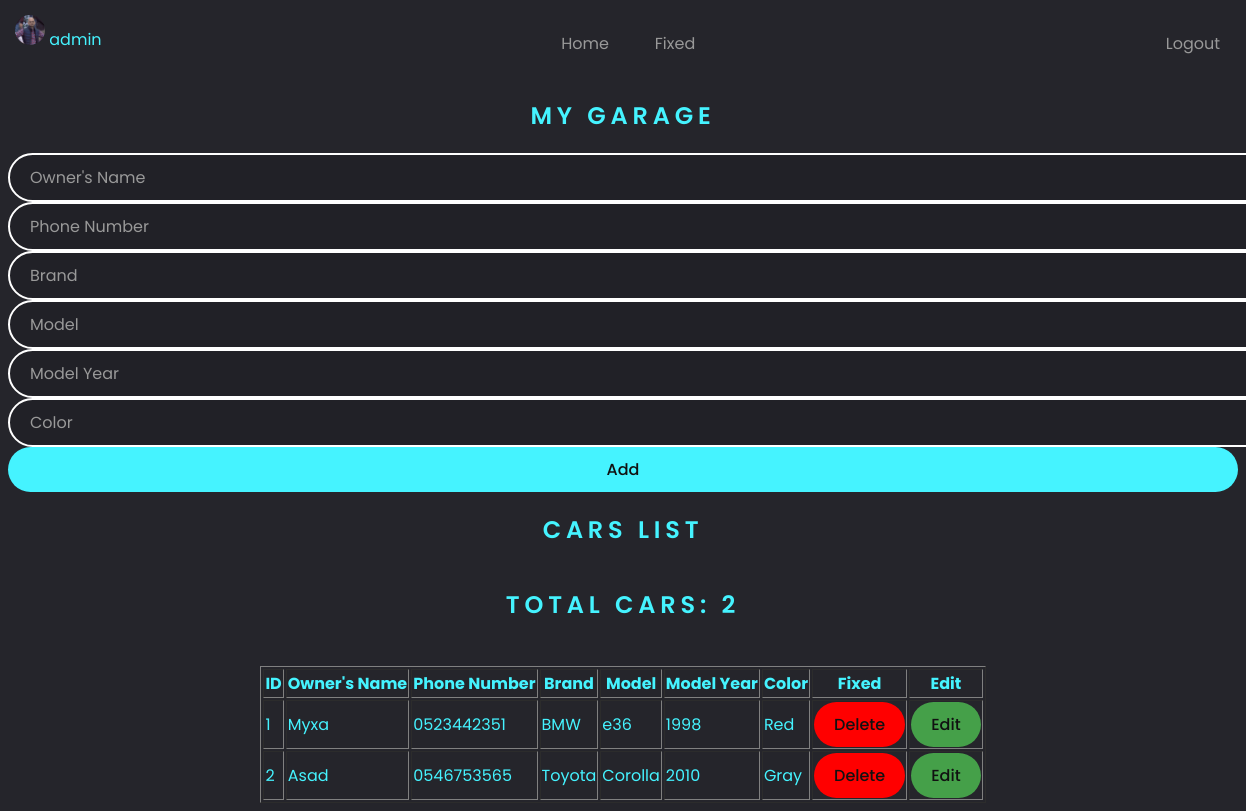
Screenshot of / (signed in) with the database file from the repository.
### tables this page shows
CREATE TABLE Users (id INTEGER PRIMARY KEY AUTOINCREMENT, username TEXT UNIQUE, email TEXT UNIQUE, password TEXT, profile_photo TEXT);

CREATE TABLE Cars (OwnerName, OwnerNumber TEXT, Brand, Model, ModelYear, Color);

### app.py (the view)
@app.route('/')
def home():
    if 'user_id' not in session:
        return redirect(url_for('login'))  # Redirect to the login page if not logged in
    cur.execute("SELECT username, profile_photo FROM Users WHERE id=?", (session['user_id'],))
    user_data = cur.fetchone()
    if user_data:
        user_name, user_profile_photo = user_data
        if user_profile_photo is None:
            user_profile_photo = 'default.png'  # Set to your default photo filename if no profile photo
        cur.execute("SELECT rowid,* FROM Cars")
        cars = cur.fetchall()
        return render_template('index.html', cars=cars, user_name=user_name, user_profile_photo=user_profile_photo)
    else:
        flash('User not found. Please log in again.', 'danger')
        return redirect(url_for('login'))  # Redirect to the login page if user not found

### templates/index.html (shortened to what this page needs)
<!DOCTYPE html>
<html lang="en">
<head>
    <link rel="stylesheet" href="{{ url_for('static', filename='styles/style.css') }}">
</head>
<body>
    <nav>
        <ul class="menu">
            {% if user_name %}
                <li class="profile-link">
                    <div class="user-profile">
                        {% if user_profile_photo %}
                            <img class="rounded-profile" width="30px" height="30px" src="{{ url_for('static', filename='uploads/' + user_profile_photo) }}" alt="Profile Photo">
                        {% else %}
                            <img class="rounded-profile" width="30px" height="30px" src="{{ url_for('static', filename='uploads/default.jpg') }}" alt="Default Photo">
                        {% endif %}
                        <span>{{ user_name }}</span>
                    </div>
                </li>
            {% endif %}
            <li><a href="{{ url_for('home') }}">Home</a></li>
            <li><a href="{{ url_for('fixed') }}">Fixed</a></li>
            <li class="logout-link"><a href="{{ url_for('logout') }}">Logout</a></li>
        </ul>
    </nav>
    <div id="main-content">
        <h2>My Garage</h2>
        <form action="/add" method="post">
            <input type="text" name="ownerName" placeholder="Owner's Name">
            <input type="tel" name="phoneNumber" placeholder="Phone Number">
            <input type="text" name="brand" placeholder="Brand">
            <input type="text" name="model" placeholder="Model">
            <input type="text" name="year" placeholder="Model Year">
            <input type="text" name="clr" placeholder="Color">
            <input type="submit" value="Add">
        </form>
        <h2>Cars list</h2>
        <div id="counter">
            <h2>Total Cars: {{ cars|length }}</h2>
        </div><br>
        <div id="display">
            <table border="1">
                <thead>
                    <tr>
                        <th>ID</th>
                        <th>Owner's Name</th>
                        <th>Phone Number</th>
                        <th>Brand</th>
                        <th>Model</th>
                        <th>Model Year</th>
                        <th>Color</th>
                        <th>Fixed</th>
                        <th>Edit</th>
                    </tr>
                </thead>
                <tbody>
                    {% for car in cars %}
                    <tr>
                        <td>{{ car[0] }}</td>
                        <td>{{ car[1] }}</td>
                        <td>{{ car[2] }}</td>
                        <td>{{ car[3] }}</td>
                        <td>{{ car[4] }}</td>
                        <td>{{ car[5] }}</td>
                        <td>{{ car[6] }}</td>
                        <td>
                            <form method="POST" action="/delete/{{ car[0] }}"
                                onsubmit="return confirm('Are you sure you want to delete this car?');">
                                <input id="del_btn" type="submit" value="Delete">
                            </form>
                        </td>
                        <td>
                            <input id="edit_btn" onclick="toggleEditForm({{ car[0] }})" type="button" value="Edit">
                        </td>
                    </tr>
                    {% endfor %}
                </tbody>
            </table>
        </div>
    </div>
</body>
</html>

### static/styles/style.css (style rules this page uses)
* { font-family: "Poppins", sans-serif; }
body { background: #25252b; display: flex; flex-direction: column; align-items: center; justify-content: center; color: #45f3ff; }
input { width: 100%; padding: 10px 20px; outline: none; border: none; font-size: 1em; color: #fff; background: rgba(0, 0, 0, 0.1); border: 2px solid #fff; border-radius: 30px; }
input::placeholder { color: #999; }
input[type="submit"] { background: #45f3ff; border: none; font-weight: 500; color: #111; cursor: pointer; transition: 0.5s; }
#del_btn { background: #ff0000; border: none; font-weight: 500; color: #111; cursor: pointer; transition: 0.5s; }
#edit_btn { background: #45a049; border: none; font-weight: 500; color: #111; cursor: pointer; transition: 0.5s; }
h2 { text-transform: uppercase; font-weight: 600; letter-spacing: 0.2em; }
#main-content { flex-direction: column; align-items: center; justify-content: center; display: flex; }
ul { margin: 0; padding: 0; list-style: none; }
nav { width: 100%; }
a { cursor: pointer; }
.menu { margin: 0; padding: 0; display: flex; justify-content: center; align-items: stretch; height: 70px; }
.menu li { display: inline-block; width: 90px; transition: all 0.3s ease-in-out; }
.menu>li a { color: #999; display: flex; align-items: center; justify-content: center; padding: 0 7px; text-decoration: none; position: relative; height: 100%; }
.menu>li>a::before { content: ""; position: absolute; width: 100%; height: 3px; bottom: 3px; left: 0px; background-color: #45f3ff; transition: all 0.2s ease-in-out; scale: 0 0; visibility: hidden; }
.profile-link { margin-right: auto; padding: 7px 7px; }
.logout-link { margin-left: auto; }
.rounded-profile { border-radius: 50%; }

### rows the page displays
Users: profile_photo (picture), username "admin"
Cars: rowid "1", OwnerName "Myxa", OwnerNumber "0523442351", Brand "BMW", Model "e36", ModelYear "1998", Color "Red"
Cars: rowid "2", OwnerName "Asad", OwnerNumber "0546753565", Brand "Toyota", Model "Corolla", ModelYear "2010", Color "Gray"

### other values shown
{{ cars|length }} "2"
